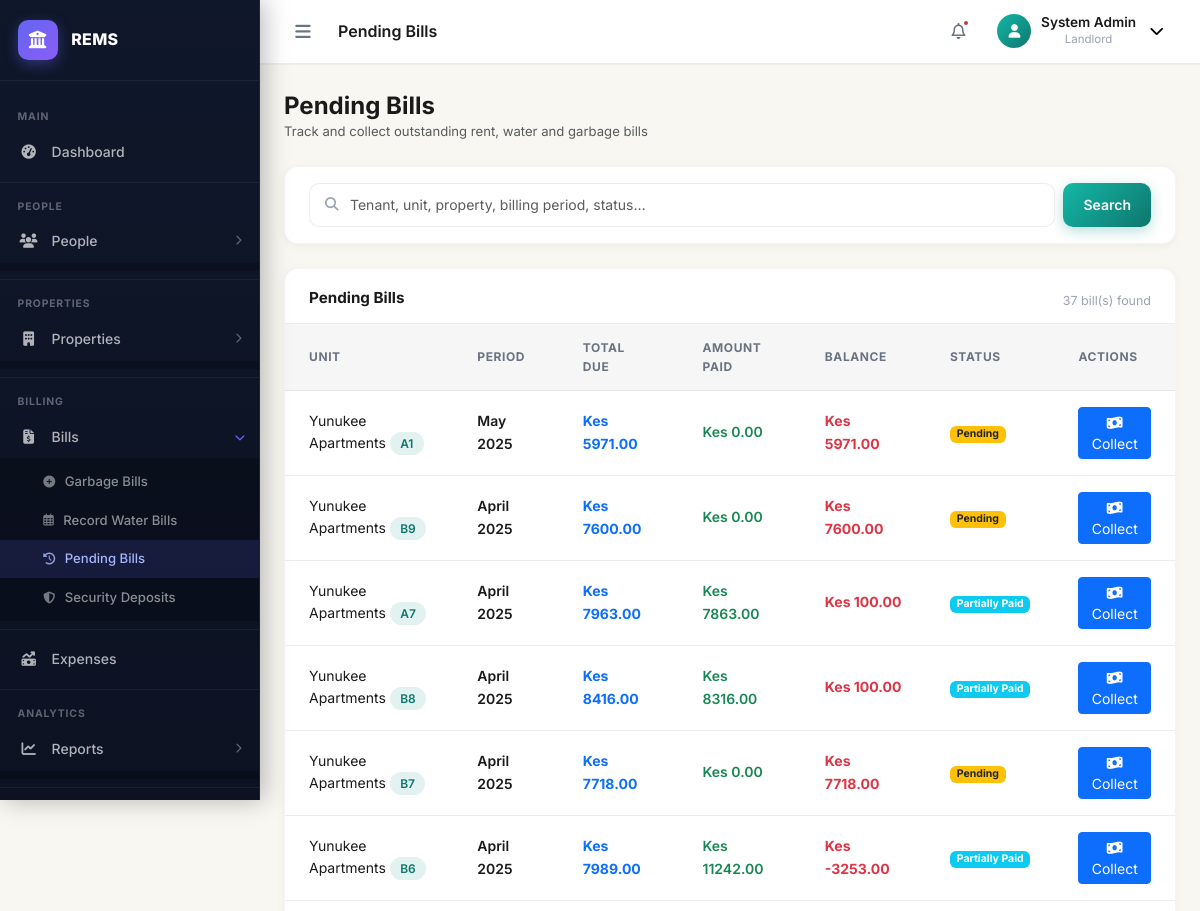
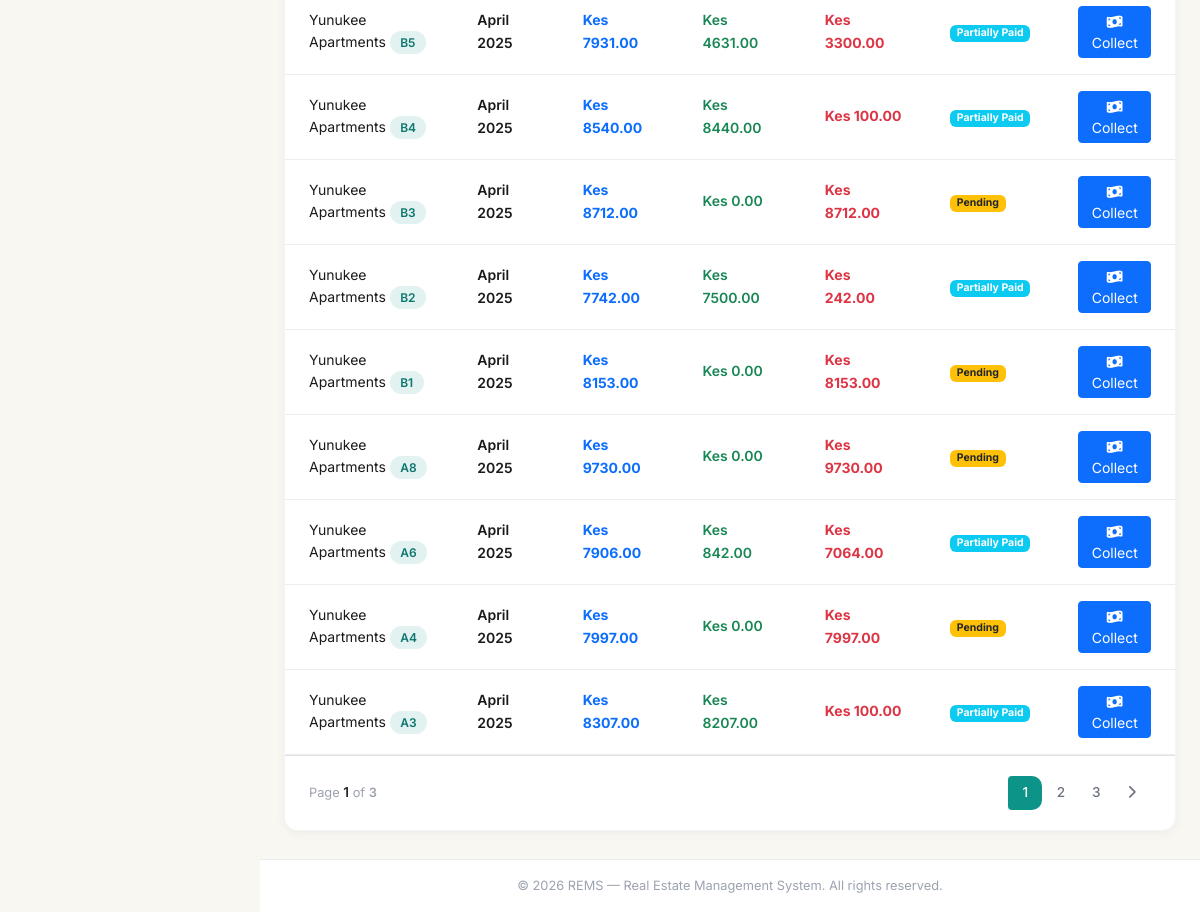
The page /payments/pending-bills/ (signed in) on the database as committed earlier (2 pictures, top to bottom).
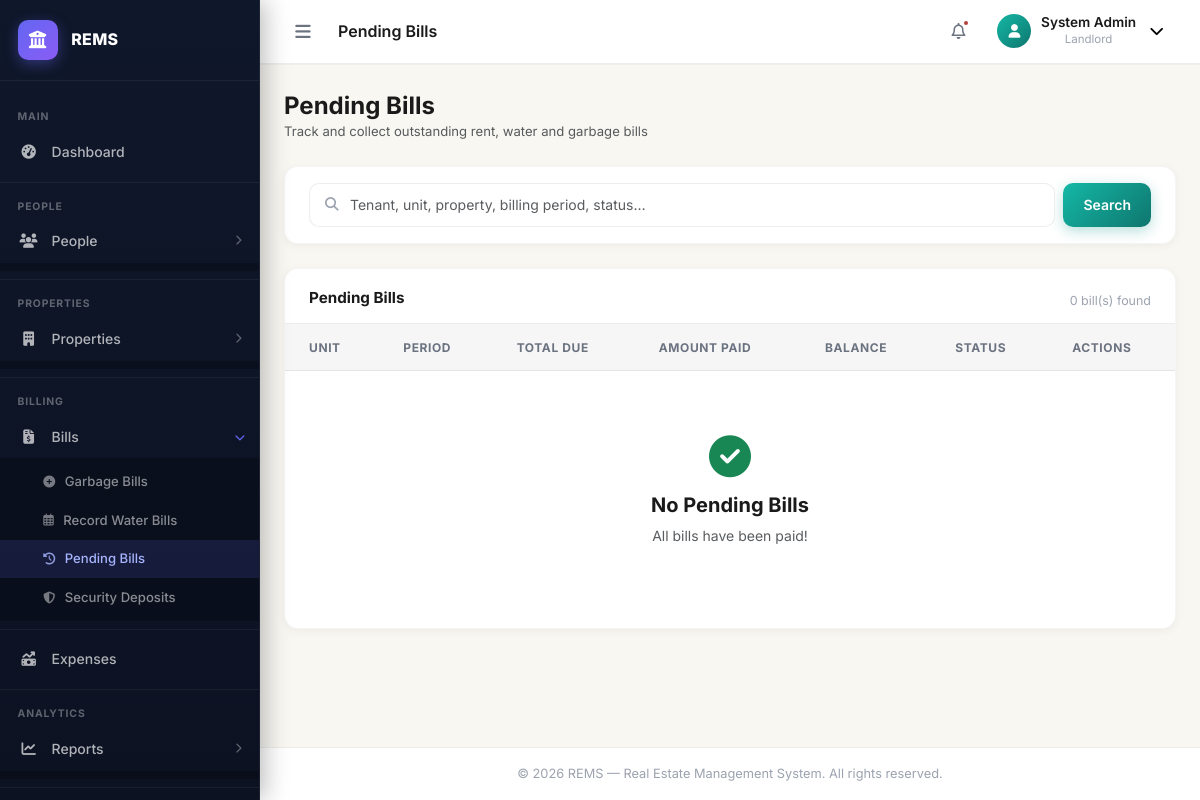
The same page on the database as committed later.
### apps/payments/models.py (models this page shows, shortened)
class UnitMonthBill(AbstractBaseModel):
    unit = models.ForeignKey("properties.PropertyUnit", on_delete=models.SET_NULL, null=True, blank=True, related_name="unitmonthbills")
    tenant = models.ForeignKey("tenants.Tenant", on_delete=models.SET_NULL, null=True, blank=True, related_name="unitmonthbills")
    month = models.ForeignKey("core.Month", on_delete=models.SET_NULL, null=True, blank=True)
    year = models.ForeignKey("core.Year", on_delete=models.SET_NULL, null=True, blank=True)
    rent_amount = models.DecimalField(max_digits=10, decimal_places=2, default=Decimal("0.00"))
    rent_amount_paid = models.DecimalField(max_digits=10, decimal_places=2, default=Decimal("0.00"))
    water_amount = models.DecimalField(max_digits=10, decimal_places=2, default=Decimal("0.00"))
    water_amount_paid = models.DecimalField(max_digits=10, decimal_places=2, default=Decimal("0.00"))
    garbage_amount = models.DecimalField(max_digits=10, decimal_places=2, default=Decimal("0.00"))
    garbage_amount_paid = models.DecimalField(max_digits=10, decimal_places=2, default=Decimal("0.00"))
    amount_expected = models.DecimalField(max_digits=10, decimal_places=2, default=Decimal("0.00"))
    amount_paid = models.DecimalField(max_digits=10, decimal_places=2, default=Decimal("0.00"))
    status = models.CharField(
        max_length=255,
        choices=PaymentStatuses.choices(),
        default=PaymentStatuses.PENDING.value,
    )
    notified = models.BooleanField(default=False)
    fully_paid = models.BooleanField(default=False)
    whatsapp_notification_sent = models.BooleanField(default=False)
    def balance(self):
        return self.amount_expected - self.amount_paid
    def rent_balance(self):
        return self.rent_amount - self.rent_amount_paid
    def water_balance(self):
        return self.water_amount - self.water_amount_paid

### apps/properties/models.py (models this page shows, shortened)
class PropertyUnit(AbstractBaseModel):
    property = models.ForeignKey(Property, on_delete=models.CASCADE, related_name="propertyunits")
    name = models.CharField(max_length=255)
    rent = models.DecimalField(max_digits=10, decimal_places=2, default=Decimal("0.00"))
    is_occupied = models.BooleanField(default=False)
    floor = models.CharField(max_length=255, null=True, blank=True, default="1")  # models.PositiveIntegerField(default=1)
    unit_type = models.CharField(max_length=255, null=True, blank=True)
    tenant = models.OneToOneField("tenants.Tenant", on_delete=models.SET_NULL, null=True, blank=True, related_name="tenantunit")
    status = models.CharField(max_length=255, null=True, blank=True)
    security_deposit = models.DecimalField(max_digits=10, decimal_places=2, default=Decimal("0.00"))
    water_meter_number = models.CharField(max_length=255, null=True, blank=True)
    electricity_meter_number = models.CharField(max_length=255, null=True, blank=True)
    water_price = models.DecimalField(max_digits=10, decimal_places=2, default=Decimal("200.00"))

class Property(AbstractBaseModel):
    owner = models.ForeignKey("users.User", on_delete=models.CASCADE)
    name = models.CharField(max_length=255)
    phone_number = models.CharField(max_length=255, null=True, blank=True)
    description = models.TextField(null=True)
    address = models.CharField(max_length=255, null=True)
    city = models.CharField(max_length=255)
    country = models.CharField(max_length=255)
    units = models.PositiveIntegerField()
    house_manager = models.ForeignKey("users.User", on_delete=models.SET_NULL, null=True, blank=True, related_name="managedproperties")
    garbage_charge = models.DecimalField(max_digits=10, decimal_places=2, default=Decimal("130.00"))
    water_charge = models.DecimalField(max_digits=10, decimal_places=2, default=Decimal("250.00"))

### apps/core/models.py (models this page shows, shortened)
class AbstractBaseModel(models.Model):
    created_at = models.DateTimeField(auto_now_add=True)
    updated_at = models.DateTimeField(auto_now=True)
    is_active = models.BooleanField(default=False)
    class Meta:
        abstract = True

class Month(AbstractBaseModel):
    name = models.CharField(max_length=255)
    year = models.ForeignKey(Year, on_delete=models.CASCADE, related_name="months")

class Year(AbstractBaseModel):
    name = models.CharField(max_length=255)

### apps/payments/unit_bills/views.py (the view, shortened to what this page needs)
# urls.py: path("pending-bills/", PendingBillsView.as_view(), name="pending-bills"),
class PendingBillsView(LoginRequiredMixin, ListView):
    model = UnitMonthBill
    template_name = "unit_bills/pending_bills.html"
    context_object_name = "pending_bills"
    paginate_by = 15
    def get_queryset(self):
        qs = (
            UnitMonthBill.objects.filter(fully_paid=False)
            .select_related(
                "unit",
                "unit__property",
                "tenant",
                "tenant__user",
                "month",
                "year",
            )
            .order_by("-created_at")
        )
        search_query = (self.request.GET.get("search") or "").strip()
        return qs
    def get_context_data(self, **kwargs):
        context = super().get_context_data(**kwargs)
        context["search_query"] = (self.request.GET.get("search") or "").strip()
        return context

### templates/unit_bills/pending_bills.html (shortened to what the changed rows need)
{% extends "base.html" %}
{% load static %}
{% block content %}
<div class="d-flex align-items-center justify-content-between mb-4 flex-wrap gap-2">
    <div>
        <h1 class="fs-4 fw-bold mb-0">Pending Bills</h1>
    </div>
</div>
<div class="rems-card">
    <div class="rems-card__header">
        <h5 class="rems-card__title">Pending Bills</h5>
        <p class="rems-card__subtitle">{{ page_obj.paginator.count }} bill(s) found{% if search_query %} · search: {{ search_query }}{% endif %}</p>
    </div>
    <div class="table-responsive">
        <table class="rems-table">
            <thead>
                <tr>
                    <th>Unit</th>
                    <th>Period</th>
                    <th>Total Due</th>
                    <th>Amount Paid</th>
                    <th>Balance</th>
                    <th>Status</th>
                    <th>Actions</th>
                </tr>
            </thead>
            <tbody>
                {% for bill in pending_bills %}
                <tr>
                    <td>
                        {{ bill.unit.property.name }}
                        <span class="rems-badge rems-badge--blue">{{ bill.unit.name }}</span>
                    </td>
                    <td class="fw-600">{{ bill.month.name }} {{ bill.year.name }}</td>
                    <td class="fw-700 text-primary">Kes {{ bill.amount_expected }}</td>
                    <td class="fw-600 text-success">Kes {{ bill.amount_paid }}</td>
                    <td class="fw-700 text-danger">Kes {{ bill.balance }}</td>
                    <td>
                        {% if bill.status == "Pending" %}
                        <span class="badge bg-warning text-dark">Pending</span>
                        {% elif bill.status == "Partially Paid" %}
                        <span class="badge bg-info">Partially Paid</span>
                        {% elif bill.status == "Paid" %}
                        <span class="badge bg-success">Paid</span>
                        {% else %}
                        <span class="badge bg-secondary">{{ bill.status }}</span>
                        {% endif %}
                    </td>
                    <td>
                        {% if bill.status == "Pending" or bill.status == "Partially Paid" %}
                        <div class="btn-group" role="group">
                            <button type="button" data-bs-toggle="modal" data-bs-target="#collectPendingBillPaymentModal{{ bill.id }}" class="btn btn-sm btn-primary">
                                <i class="fa-solid fa-money-bill-wave"></i> Collect
                            </button>
                        </div>
                        {% endif %}
                    </td>
                </tr>
                {% empty %}
                <tr>
                    <td colspan="7">
                        <div class="empty-state">
                            <i class="fa-solid fa-check-circle fa-3x text-success mb-3"></i>
                            <h5 class="fw-700">No Pending Bills</h5>
                            <p class="text-muted">All bills have been paid!</p>
                        </div>
                    </td>
                </tr>
                {% endfor %}
            </tbody>
        </table>
    </div>
    {% if page_obj.has_other_pages %}
    <div class="rems-card__body border-top">
        {% include "partials/pagination.html" with page_obj=page_obj %}
    </div>
    {% endif %}
</div>
{% endblock %}

Rows that differ between the two databases and show on the page:
removed UnitMonthBill: unit.property.name "Yunukee Apartments", unit.name "A1", month.name "May", year.name "2025", amount_expected "5971.00", amount_paid "0.00", balance "5971.00", status "Pending"
removed UnitMonthBill: unit.property.name "Yunukee Apartments", unit.name "B9", month.name "April", year.name "2025", amount_expected "7600.00", amount_paid "0.00", balance "7600.00", status "Pending"
removed UnitMonthBill: unit.property.name "Yunukee Apartments", unit.name "A7", month.name "April", year.name "2025", amount_expected "7963.00", amount_paid "7863.00", balance "100.00", status "Partially Paid"
removed UnitMonthBill: unit.property.name "Yunukee Apartments", unit.name "B8", month.name "April", year.name "2025", amount_expected "8416.00", amount_paid "8316.00", balance "100.00", status "Partially Paid"
removed UnitMonthBill: unit.property.name "Yunukee Apartments", unit.name "B7", month.name "April", year.name "2025", amount_expected "7718.00", amount_paid "0.00", balance "7718.00", status "Pending"
removed UnitMonthBill: unit.property.name "Yunukee Apartments", unit.name "B6", month.name "April", year.name "2025", amount_expected "7989.00", amount_paid "11242.00", balance "-3253.00", status "Partially Paid"
removed UnitMonthBill: unit.property.name "Yunukee Apartments", unit.name "B5", month.name "April", year.name "2025", amount_expected "7931.00", amount_paid "4631.00", balance "3300.00", status "Partially Paid"
removed UnitMonthBill: unit.property.name "Yunukee Apartments", unit.name "B4", month.name "April", year.name "2025", amount_expected "8540.00", amount_paid "8440.00", balance "100.00", status "Partially Paid"
removed UnitMonthBill: unit.property.name "Yunukee Apartments", unit.name "B3", month.name "April", year.name "2025", amount_expected "8712.00", amount_paid "0.00", balance "8712.00", status "Pending"
removed UnitMonthBill: unit.property.name "Yunukee Apartments", unit.name "B2", month.name "April", year.name "2025", amount_expected "7742.00", amount_paid "7500.00", balance "242.00", status "Partially Paid"
removed UnitMonthBill: unit.property.name "Yunukee Apartments", unit.name "B1", month.name "April", year.name "2025", amount_expected "8153.00", amount_paid "0.00", balance "8153.00", status "Pending"
removed UnitMonthBill: unit.property.name "Yunukee Apartments", unit.name "A8", month.name "April", year.name "2025", amount_expected "9730.00", amount_paid "0.00", balance "9730.00", status "Pending"
removed UnitMonthBill: unit.property.name "Yunukee Apartments", unit.name "A6", month.name "April", year.name "2025", amount_expected "7906.00", amount_paid "842.00", balance "7064.00", status "Partially Paid"
removed UnitMonthBill: unit.property.name "Yunukee Apartments", unit.name "A4", month.name "April", year.name "2025", amount_expected "7997.00", amount_paid "0.00", balance "7997.00", status "Pending"
removed UnitMonthBill: unit.property.name "Yunukee Apartments", unit.name "A3", month.name "April", year.name "2025", amount_expected "8307.00", amount_paid "8207.00", balance "100.00", status "Partially Paid"
Other text that changed with them:
{{ page_obj.paginator.count }}: "37" → "0"
{{ page_obj.number }}: "1" → (not shown)
{{ page_obj.paginator.num_pages }}: "3" → (not shown)
text no longer shown: "Page of"
text now shown: "No Pending Bills All bills have been paid!"
list line gone: "1"
list line gone: "2"
list line gone: "3"
